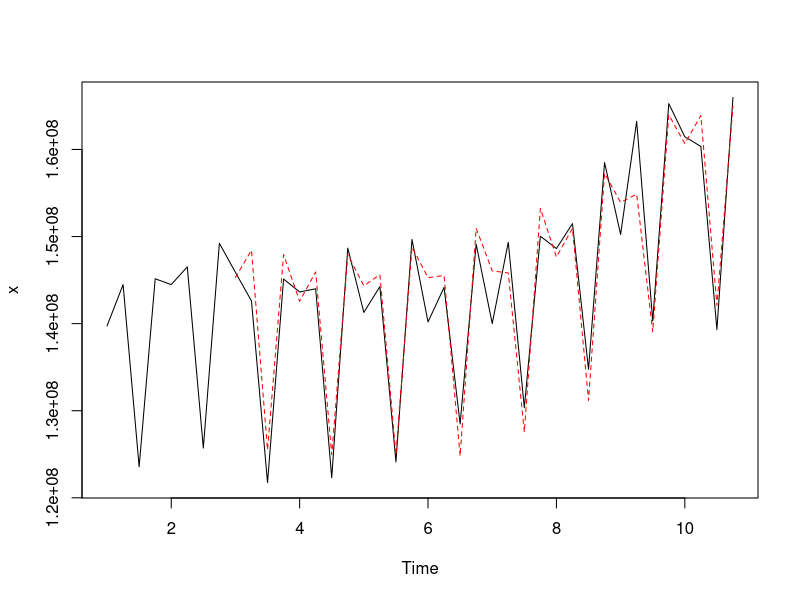

This figure's R source:
rm(list = ls())
set.seed(99183992)

#Also the data from the exam of last year
ferrocarril <- c(
  139733896, 144482139, 123561582, 145152679,
  144482993, 146521012, 125713176, 149226028,
  145885551, 142603051, 121745633, 145120639,
  143638419, 144004197, 122310123, 148672623,
  141285387, 144252125, 124124600, 149670808,
  140193460, 144167136, 128486754, 149125431,
  140008498, 149341300, 130352920, 150039240,
  148622967, 151486750, 134747548, 158497166,
  150246047, 163228902, 140311097, 165269379,
  161457841, 160348073, 139321325, 165980376
)


MyHoltWinters <- function(x, alpha = TRUE, beta = TRUE, gamma = TRUE){
  if (!is.ts(x)){
    print("The input vector must be a time serie")
    return()
  }
  initial = rep(0.5,3)
  if (is.numeric(alpha)){
    initial[1] = alpha
  }
  if (is.numeric(beta)){
    initial[2] = beta
  }
  if (is.numeric(gamma)){
    initial[3] = gamma
  }
  
  solution <- list()
  p <- frequency(x)
  optimo <- optim(initial, fun.optim, data = c(x, p), method = "L-BFGS-B", 
                  lower = c(0.00, 0.00, 0.00), upper = c(0.999, 0.999, 0.999))
  
  ajuste <- fun.ajuste(x, p, optimo$par[1], optimo$par[2], optimo$par[3])
  plot(x)
  lines(ts(c(rep(NA, 2 * p), ajuste$valfitted),
           start = start(x), frequency = frequency(x)),
        type = "l", lty=2, col = "red")
  
  names(optimo$par) <- c('alpha', 'beta', 'gamma')
  
  solution$x <- x
  solution$adjust <- ajuste$valfitted
  solution$fitted <- ajuste$fitted
  solution$parameters <- optimo$par
  solution$aplha <- optimo$par[1]
  solution$beta <- optimo$par[2]
  solution$gamma <- optimo$par[3]
  solution$coefficients <- ajuste$coef
  solution$SSE <- ajuste$SE
  
  return(solution)
}

  
fun.ajuste <- function(serie, freq, alpha, beta, gamma){
  
  n <- length(serie)
  valfitted <- c()
  
  L0 <- sum(serie[1:freq + freq]) / freq
  T0 <- (sum(serie[1:freq + freq]) - sum(serie[1:freq])) / (freq ^ 2)
  S0 <- (serie[1:freq + freq] - L0)
  
  fitted <- matrix(ncol = 4)
  
  for (i in (2 * freq + 1):n){
    
    S0ind <- i %% freq
    if (S0ind == 0){S0ind <- freq}

    pred <- L0 + T0 + S0[S0ind]
    valfitted <- c(valfitted, pred)
    fitted <- rbind(fitted, c(pred, L0, T0, S0[S0ind]))
    
    L1 <- alpha * (serie[i] - S0[S0ind]) + (1 - alpha) * (L0 + T0)
    T1 <- beta * (L1 - L0) + (1 - beta) * T0
    S1 <- gamma * (serie[i] - L1) + (1 - gamma) * S0[S0ind]
    
    L0 <- L1
    T0 <- T1
    S0[S0ind] <- S1
  }
  
  colnames(fitted) <- c("Xhat", "Level", "Tendency", "Season")
  fitted <- ts(fitted[-1,], start = start(lag(serie, k = -2 * freq)), frequency = freq)
               
  SE <- sum((serie[(2 * freq + 1):n] - valfitted) ^ 2)
  coefficients <- c(L0, T0, S0)
  names(coefficients) <- c('Level', 'Tendency', paste('Season', 1:freq))
  
  ajust <- list(valfitted = valfitted, SE = SE, coef = coefficients,
                fitted = fitted)
  return(ajust)
}

fun.optim <- function(vect, data){
  #print(vect)
  n <- length(data)
  aj <- fun.ajuste(data[1:(n - 1)], data[n], vect[1], vect[2], vect[3])
  return(aj$SE)
}
  
optimizer <- function(x){
  p <- frequency(x)
  value_vector <- c()
  best_value <- Inf
  par_matrix <- matrix(ncol = 3)
  best_par <- NULL
  for (a in seq(0.1, 0.9, by = 0.1)){
    for (b in seq(0.1, 0.9, by = 0.1)){
      for (c in seq(0.1, 0.9, by = 0.1)){
        optimo <- optim(c(a,b,c), fun.optim, data = c(x, p), method = "L-BFGS-B", 
                        lower = c(0.001, 0.001, 0.001), upper = c(0.999, 0.999, 0.999))
        par_matrix <- rbind(par_matrix, optimo$par)
        value_vector <- c(value_vector, optimo$value)
        if (optimo$value < best_value){
          best_value <- optimo$value
          best_par <- optimo$par
        }
      }
    }
  }
  best_solution <- list(value = best_value,
                        par = best_par)
  return(best_solution)
}

#############################################################
#############################################################
#############################################################
#############################################################

# First we simulate a time serie that will be used for proves
sequence_math <- 10 * (cos(seq(0,24 * pi, pi/6))) + seq(0,24 * pi, pi/6) + 10 * sin(seq(0, pi, pi / 24 / 6))
sequence_sim <- sequence_math + rnorm(length(sequence_math), 0, 2)
st_simulated <- ts(sequence_sim, frequency = 12, start = c(2000, 1))
st_simulated<-ts(ferrocarril, frequency = 4)
#plot(st_simulated)

#MyHoltWinters(ts(ferrocarril, frequency = 4))


mod<-HoltWinters(st_simulated)
mod$coefficients
mod$alpha
mod$beta
mod$gamma
# predict(mod, 5)
# plot(mod)
# freq = 12

# Bucle Ok
# Comparar con Holtwinters Ok
# Representar Ok


Mymodelo <- MyHoltWinters(st_simulated)
Mymodelo$parameters
Mymodelo$coefficients
Mymodelo$SSE
mod$SSE
#Quitar los c primerso valores
#Comparar con los parametros de holtwinters
#Mirar la otra serie Ok
st_simulated
colnames(mod$fitted)
Mymodelo$fitted